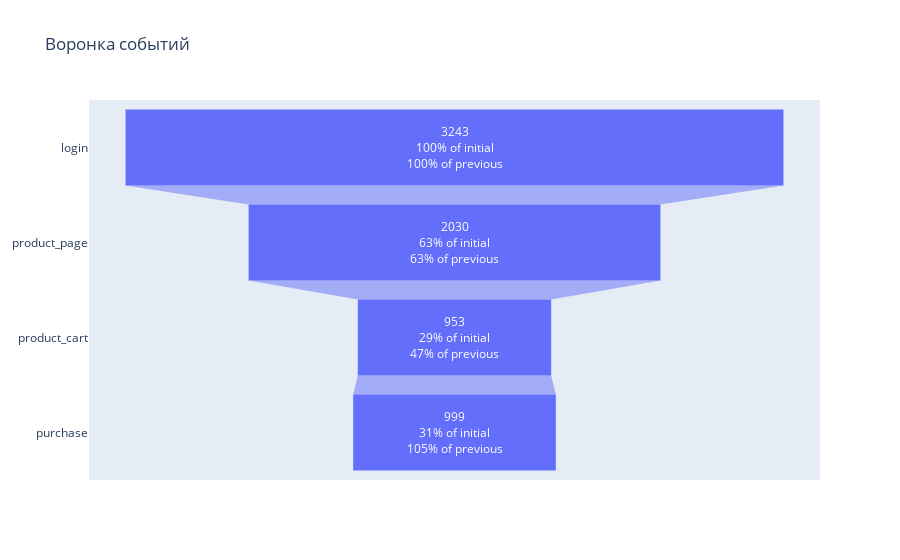

Here is the notebook cell this chart was saved with:
### Code cell
ax = go.Figure(go.Funnel(
    y = funnel_group['event_name'],
    x = funnel_group['total_users'],
    textinfo = 'value + percent previous + percent initial'))
ax.update_layout(title_text='Воронка событий')

ax.show()

### Figure 1 — Plotly figure (JSON) as saved in the notebook; plotly's stock layout.template omitted (floating-point values rounded to 4 significant figures)
{"data": [{"textinfo": "value+percent previous+percent initial", "type": "funnel", "x": [3243, 2030, 953, 999], "y": ["login", "product_page", "product_cart", "purchase"]}], "layout": {"title": {"text": "Воронка событий"}}}
